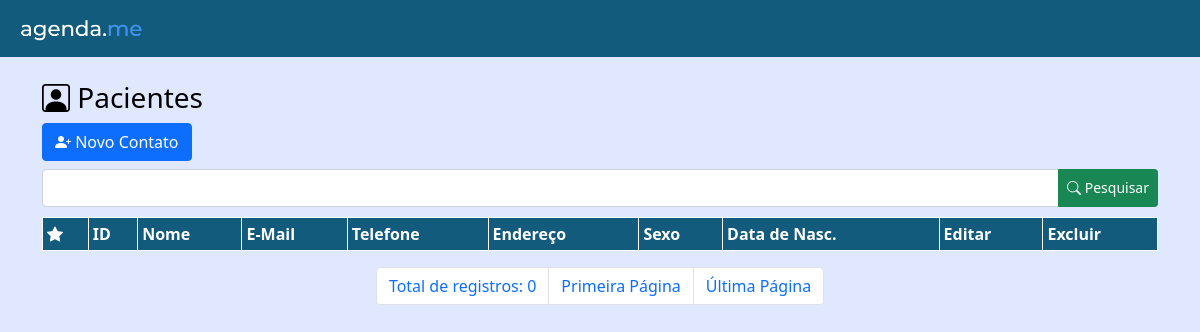
/sis-agendame/index.php, run on an earlier commit of the app's database.
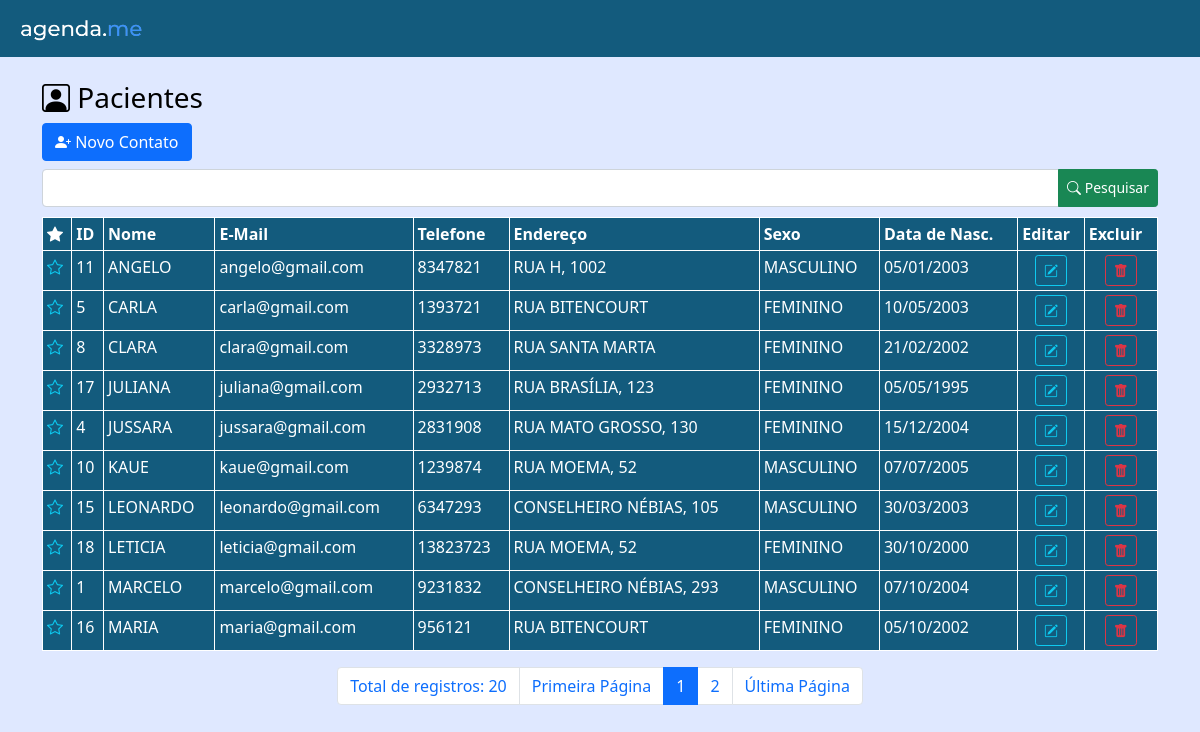
And on a later commit of the database.
### tables this page shows
CREATE TABLE `tbcontatos` (
  `idContato` int(11) NOT NULL,
  `nomeContato` varchar(200) NOT NULL,
  `emailContato` varchar(100) NOT NULL,
  `telefoneContato` varchar(50) NOT NULL,
  `enderecoContato` varchar(200) NOT NULL,
  `sexoContato` varchar(20) NOT NULL,
  `dataNascContato` date NOT NULL,
  `flagFavoritoContato` tinyint(1) NOT NULL,
  `nomeFotoContato` varchar(255) DEFAULT NULL,
  cd_cpf_paciente  VARCHAR(25) NOT NULL,
  cd_rg_paciente VARCHAR(25) NOT NULL,
  senhaContato varchar(11) DEFAULT NULL,
  cd_token VARCHAR(200) NOT NULL
);

### sis-agendame/paginas/contatos/contatos.php (the view, shortened to what this page needs)
<?php
$txt_pesquisa = (isset($_POST['txt_pesquisa']))?$_POST['txt_pesquisa']:"";
?>
<header>
    <h3><i class="bi bi-person-square"></i> Pacientes</h3>
</header>
<div>
    <a class="btn btn-primary mb-2" href="?menuop=cad-contato"><i class="bi bi-person-plus-fill"></i> Novo Contato</a>
</div>
<div>
    <form action="admin.php?menuop=contatos" method="POST">
        <div class="input-group">
            <input class="form-control" type="text" name="txt_pesquisa" value="<?=$txt_pesquisa?>">
            <button class="btn btn-success btn-sm" type="submit"><i class="bi bi-search"></i> Pesquisar</button>
        </div>
    </form>
</div>
<div class="tabela">
<table class="table table-dark table-striped table-bordered table-sm" style="background-color: #135B7D;">
    <thead>
        <tr>
            <th>
                <i class="bi bi-star-fill"></i>
            </th>
            <th>ID</th>
            <th>Nome</th>
            <th>E-Mail</th>
            <th>Telefone</th>
            <th>Endereço</th>
            <th>Sexo</th>
            <th>Data de Nasc.</th>
            <th>Editar</th>
            <th>Excluir</th>
        </tr>
    </thead>
    <tbody>
        <?php
            $quantidade = 10;
            $pagina = ( isset($_GET['pagina']) ) ?(int)$_GET['pagina']:1;
            $inicio = ($quantidade * $pagina) - $quantidade;
            $sql = "SELECT
            idContato,
            upper(nomeContato) AS nomeContato,
            lower(emailContato) AS emailContato,
            telefoneContato,
            upper(enderecoContato) AS enderecoContato,
            CASE
                WHEN sexoContato='F' THEN 'FEMININO'
                WHEN sexoContato='M' THEN 'MASCULINO'
            ELSE
                'NÃO ESPECIFICADO'
            END AS sexoContato,
            DATE_FORMAT(dataNascContato, '%d/%m/%Y') AS dataNascContato,
            flagFavoritoContato
            FROM tbcontatos
            WHERE
            idContato = '{$txt_pesquisa}' or
            nomeContato LIKE '%{$txt_pesquisa}%' ORDER BY flagFavoritoContato DESC, nomeContato ASC
            LIMIT $inicio, $quantidade
            ";
            $rs = mysqli_query($conexao,$sql)
            or die("Erro ao executar a consulta! Erro:" . mysqli_error($conexao));
            while($dados = mysqli_fetch_assoc($rs)){
        ?>
        <tr>
            <td>
                <?php
                if($dados["flagFavoritoContato"]==1){
                    echo "<a href=\"#\" class=\"flagFavoritoContato link-info\" title=\"Favorito\" id=\"{$dados["idContato"]}\">
                    <i class=\"bi bi-star-fill\"></i>
                    </a>";
                }else{
                    echo "<a href=\"#\" class=\"flagFavoritoContato link-info\" title=\"Não Favorito\" id=\"{$dados["idContato"]}\">
                    <i class=\"bi bi-star\"></i>
                    </a>";
                }
                ?>
            </td>
            <td><?=$dados['idContato']?></td>
            <td class="text-nowrap"><?=$dados['nomeContato']?></td>
            <td class="text-nowrap"><?=$dados['emailContato']?></td>
            <td class="text-nowrap"><?=$dados['telefoneContato']?></td>
            <td class="text-nowrap"><?=$dados['enderecoContato']?></td>
            <td class="text-nowrap"><?=$dados['sexoContato']?></td>
            <td><?=$dados['dataNascContato']?></td>
            <td class="text-center">
                <a class="btn btn-outline-info btn-sm" href="index.php?menuop=editar-contato&idContato=<?=$dados['idContato']?>"><i class="bi bi-pencil-square"></i></a>
            </td>
            <td class="text-center">
                <a class="btn btn-outline-danger btn-sm" href="index.php?menuop=excluir-contato&idContato=<?=$dados['idContato']?>"><i class="bi bi-trash-fill"></i></a>
            </td>
        </tr>
        <?php
        }
        ?>
    </tbody>
</table>
</div>
<ul class="pagination justify-content-center">
<?php
        $sqlTotal = "SELECT idContato FROM tbcontatos";
        $qrTotal = mysqli_query($conexao,$sqlTotal) or die(mysqli_error($conexao));
        $numTotal = mysqli_num_rows($qrTotal);
        $totalPagina = ceil($numTotal / $quantidade);
        echo "<li class='page-item'><span class='page-link'>Total de registros: " . $numTotal . " </span></li> ";
        echo '<li class="page-item"><a class="page-link" href="?menuop=contatos&pagina=1">Primeira Página</a></li>';
            ?>
            <?php
        for($i=1;$i<=$totalPagina;$i++){
           if($i>=($pagina-5) && $i <= ($pagina+5)){
            if($i==$pagina){
                echo "<li class='page-item active'><span class='page-link'>$i</span></li>";
            }else{
                echo "<li class='page-item'><a class='page-link' href=\"?menuop=contatos&pagina={$i}\"> {$i} </a></li>";
            }
           }
        }
            ?>
            <?php
        echo "<li class='page-item'> <a class='page-link' href=\"?menuop=contatos&pagina=$totalPagina\">Última Página</a></li>";
?>
</ul>

### sis-agendame/index.php (shortened to what this page needs)
<?php
    include("./db/conexao.php");
?>
<!DOCTYPE html>
<html lang="pt-br">
<head>
    <link href="https://cdn.jsdelivr.net/npm/bootstrap@5.1.0/dist/css/bootstrap.min.css" rel="stylesheet">
    <link rel="stylesheet" href="./css/style.css">
    <link rel="stylesheet" href="https://cdn.jsdelivr.net/npm/bootstrap-icons@1.5.0/font/bootstrap-icons.css">
</head>
<body>
<header class="bg-dark">
            <nav class="navbar navbar-expand-lg  navbar-dark" style="background-color: #135B7D;">
                <a href="#" class="navbar-brand">
                    <img src="./img/logo.png" alt="sis-agenda.me" width="130" >
                </a>
            </nav>
    </header>
    <main>
   <div class="container">
   <br>
<?php
    $menuop = (isset($_GET['menuop']))?$_GET['menuop']:'home';
    switch($menuop){
        default:
            include("./paginas/contatos/contatos.php");
            break;
   }
?>
</div>
    </main>
</body>
</html>

### sis-agendame/css/style.css (style rules this page uses)
body { background-color: #DFE8FF; color: black; }
.tabela { margin-top:10px; }
.table-dark { --bs-table-bg: #135B7D; --bs-table-striped-bg: #135B7D; --bs-table-striped-color: #fff; --bs-table-active-bg: #135B7D; --bs-table-active-color: #fff; --bs-table-hover-bg:#135B7D; --bs-table-hover-color: #fff; color: #fff; border-color: white; }

What changed in the data, as far as the page shows it:
added tbcontatos: idContato "11", nomeContato "ANGELO", emailContato "angelo@gmail.com", telefoneContato "8347821", enderecoContato "RUA H, 1002", sexoContato "MASCULINO", dataNascContato "05/01/2003"
added tbcontatos: idContato "5", nomeContato "CARLA", emailContato "carla@gmail.com", telefoneContato "1393721", enderecoContato "RUA BITENCOURT", sexoContato "FEMININO", dataNascContato "10/05/2003"
added tbcontatos: idContato "8", nomeContato "CLARA", emailContato "clara@gmail.com", telefoneContato "3328973", enderecoContato "RUA SANTA MARTA", sexoContato "FEMININO", dataNascContato "21/02/2002"
added tbcontatos: idContato "17", nomeContato "JULIANA", emailContato "juliana@gmail.com", telefoneContato "2932713", enderecoContato "RUA BRASÍLIA, 123", sexoContato "FEMININO", dataNascContato "05/05/1995"
added tbcontatos: idContato "4", nomeContato "JUSSARA", emailContato "jussara@gmail.com", telefoneContato "2831908", enderecoContato "RUA MATO GROSSO, 130", sexoContato "FEMININO", dataNascContato "15/12/2004"
added tbcontatos: idContato "10", nomeContato "KAUE", emailContato "kaue@gmail.com", telefoneContato "1239874", enderecoContato "RUA MOEMA, 52", sexoContato "MASCULINO", dataNascContato "07/07/2005"
added tbcontatos: idContato "15", nomeContato "LEONARDO", emailContato "leonardo@gmail.com", telefoneContato "6347293", enderecoContato "CONSELHEIRO NÉBIAS, 105", sexoContato "MASCULINO", dataNascContato "30/03/2003"
added tbcontatos: idContato "18", nomeContato "LETICIA", emailContato "leticia@gmail.com", telefoneContato "13823723", enderecoContato "RUA MOEMA, 52", sexoContato "FEMININO", dataNascContato "30/10/2000"
added tbcontatos: idContato "1", nomeContato "MARCELO", emailContato "marcelo@gmail.com", telefoneContato "9231832", enderecoContato "CONSELHEIRO NÉBIAS, 293", sexoContato "MASCULINO", dataNascContato "07/10/2004"
added tbcontatos: idContato "16", nomeContato "MARIA", emailContato "maria@gmail.com", telefoneContato "956121", enderecoContato "RUA BITENCOURT", sexoContato "FEMININO", dataNascContato "05/10/2002"
Also different on the page:
$numTotal: "0" → "20"
new list line: "1"
new list line: "2"
